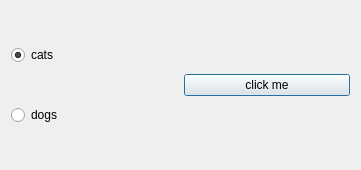
<?xml version="1.0" encoding="UTF-8"?>
<ui version="4.0">
 <class>Dialog</class>
 <widget class="QDialog" name="Dialog">
  <property name="geometry">
   <rect>
    <x>0</x>
    <y>0</y>
    <width>361</width>
    <height>170</height>
   </rect>
  </property>
  <property name="windowTitle">
   <string>Dialog</string>
  </property>
  <layout class="QHBoxLayout" name="horizontalLayout">
   <item>
    <layout class="QVBoxLayout" name="verticalLayout">
     <item>
      <widget class="QRadioButton" name="radioButton1">
       <property name="text">
        <string>cats</string>
       </property>
       <property name="checked">
        <bool>true</bool>
       </property>
      </widget>
     </item>
     <item>
      <widget class="QRadioButton" name="radioButton2">
       <property name="text">
        <string>dogs</string>
       </property>
      </widget>
     </item>
    </layout>
   </item>
   <item>
    <widget class="QPushButton" name="pushButton">
     <property name="text">
      <string>click me</string>
     </property>
    </widget>
   </item>
  </layout>
 </widget>
 <resources/>
 <connections/>
</ui>
